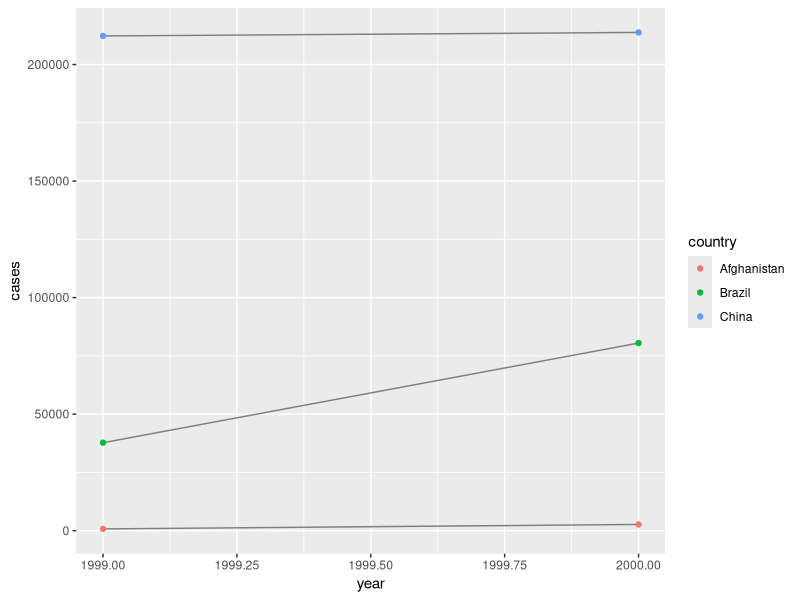
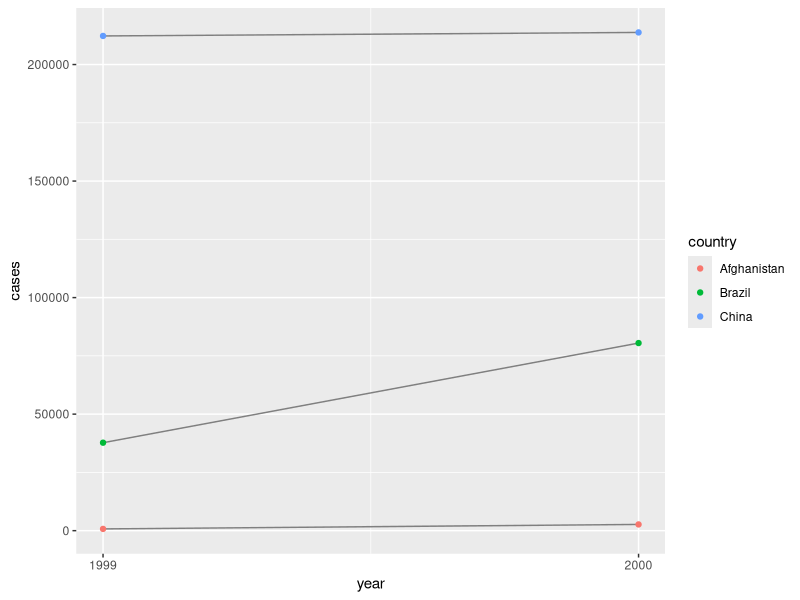

Write R code to recreate these figures, in order.
## Week 5 Exercises
library(tidyverse)
library(ggplot2)
## 12.2.1
#1 table1 - Each row = country/yr for cases and population
#  table2 - each row =country/yr/variable and then value of count of variable
#  table3 - Each row = Country/yr for rate of cases-population
#  table 4a - Each row = Country then column for cases in each year
#  table4b - Each row = Country then column for population in each year

table1
table2
table3
table4a
table4b

#2

tb2 <- table2 %>%
  pivot_wider(names_from=type, values_from=count) %>%
  mutate(rate = cases*10000/population) %>%
  pivot_wider(names_from=year, values_from = c("cases","population","rate"))
tb2

tb4 <- table4a %>%
  full_join(table4b, by = "country") %>%
  mutate(rate.1999 = `1999.x`*10000/`1999.y`) %>%
  mutate(rate.2000 = `2000.x`*10000/`2000.y`)
tb4  

#3 
tb2plot <- table2 %>%
  pivot_wider(names_from=type, values_from=count) %>%
  mutate(rate = cases*10000/population)

ggplot(tb2plot, aes(year, cases)) + 
  geom_line(aes(group = country), colour = "grey50") + 
  geom_point(aes(colour = country))

#OR

table2 %>%
  filter(type == "cases") %>%
  ggplot(aes(year, count)) +
  geom_line(aes(group = country), colour = "grey50") +
  geom_point(aes(colour = country)) +
  scale_x_continuous(breaks = unique(table2$year)) +
  ylab("cases")

#12.3.3
# 1
#wider uses the key
# if the key is not a unique identifier e.g. people with the same name, it is 
# difficult. Could add: mutate(obs=row_number())

#2 Because the columns have this ``

#12.4.3
# arguments within separate

# extra = what to do if too many pieces of data:
# default = drop extra bits
# "merge" = put both values in same column

# fill = what to do if there aren't enough pieces of data:
# default is add NA
# can choose from the left or right
